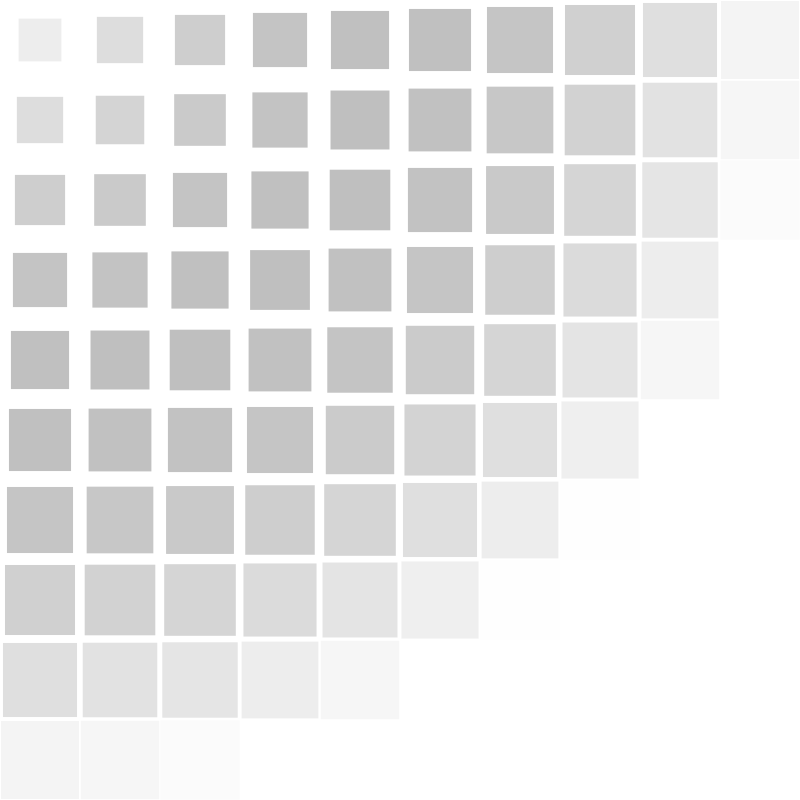
Frame 1 (no input)
Frame 60 (the mouse pressed at the canvas centre just before this capture): identical to frame 1, image omitted
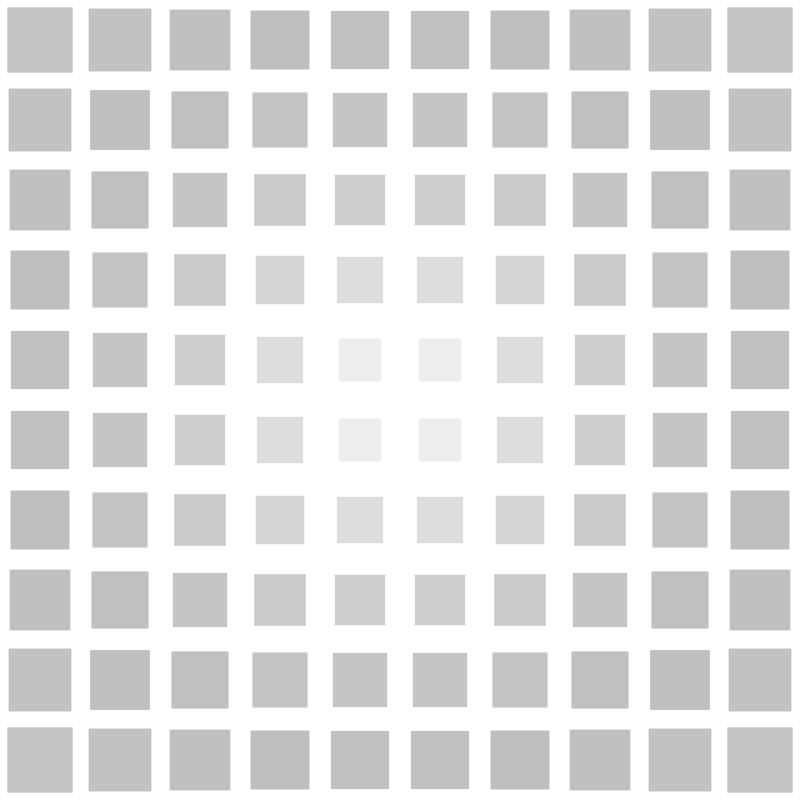
Frame 120 (the mouse held since frame 60 and released just before this capture)

The Processing sketch that drew these frames (run headless with seeded random() and noise(); from frame 60 on, the mouse is pressed at the canvas centre):

// Processing sketch: nested_loop
// ── nested_loop.pde
void setup(){
  
 size(800, 800);
 
 noStroke();
}

void draw(){
  int numCircles = 10;
  
  int size = width/numCircles;
  
  background(255);
  
  for(int i = size/2; i<width; i+=width/numCircles){
    for(int j = size/2; j<height; j+=height/numCircles){
      
      float d = dist(mouseX, mouseY, i, j);
      
      float s = map(d, 0, width/2, 40, 60);
      println(s);
      float o = map(d, 0 , width, 255, 0);
      rectMode(CENTER);
      fill(o, o, o, o);
      rect(i, j, s, s);
    }
  }
}
